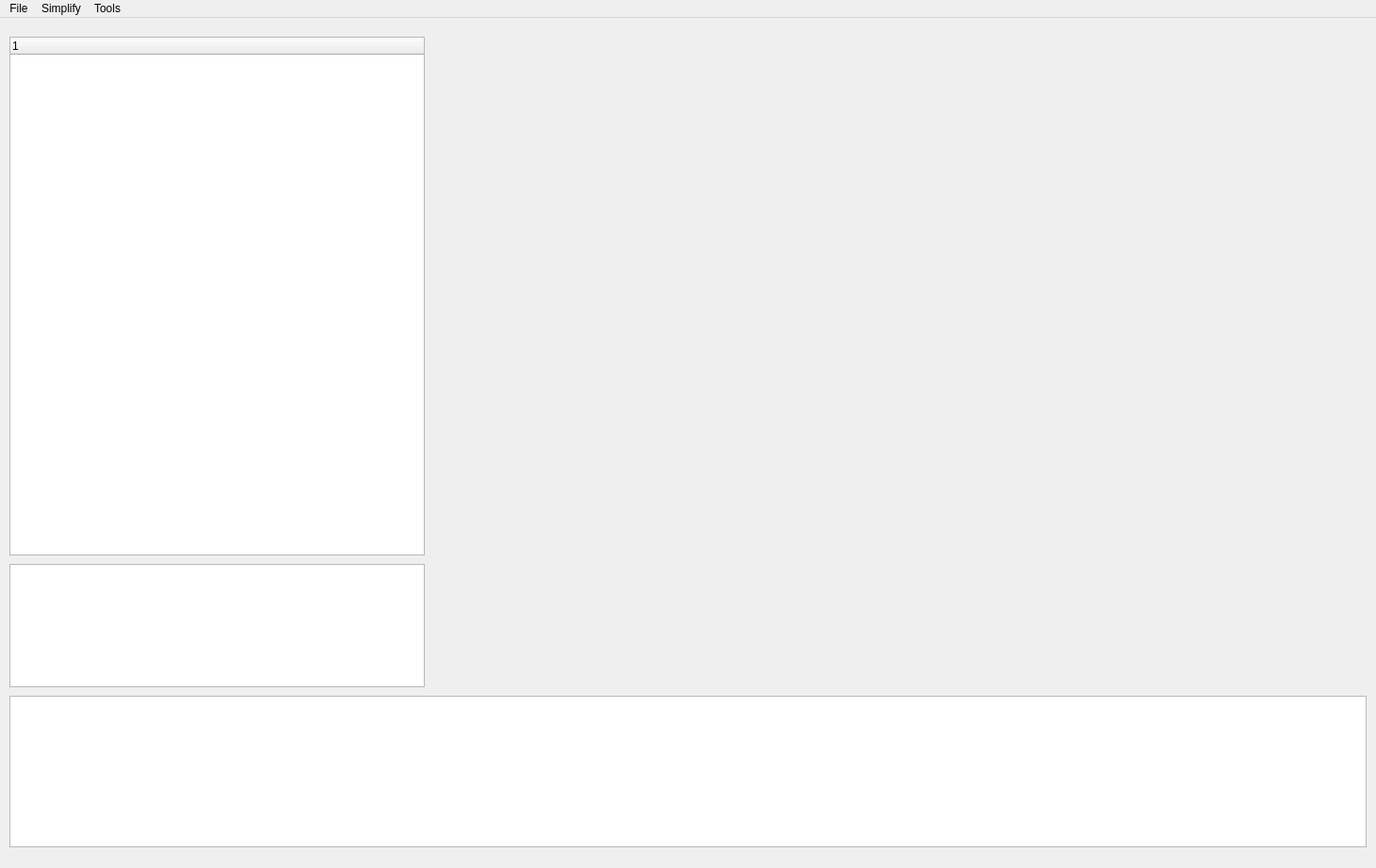
<?xml version="1.0" encoding="UTF-8"?>
<ui version="4.0">
 <class>MainWindow</class>
 <widget class="QMainWindow" name="MainWindow">
  <property name="geometry">
   <rect>
    <x>0</x>
    <y>0</y>
    <width>1461</width>
    <height>922</height>
   </rect>
  </property>
  <property name="minimumSize">
   <size>
    <width>0</width>
    <height>0</height>
   </size>
  </property>
  <property name="maximumSize">
   <size>
    <width>5000</width>
    <height>5000</height>
   </size>
  </property>
  <property name="windowTitle">
   <string>MainWindow</string>
  </property>
  <widget class="QWidget" name="centralwidget">
   <widget class="QVTKWidget" name="qvtkWidget" native="true">
    <property name="geometry">
     <rect>
      <x>460</x>
      <y>20</y>
      <width>991</width>
      <height>691</height>
     </rect>
    </property>
   </widget>
   <widget class="QTreeWidget" name="treeWidget">
    <property name="geometry">
     <rect>
      <x>10</x>
      <y>20</y>
      <width>441</width>
      <height>551</height>
     </rect>
    </property>
    <column>
     <property name="text">
      <string notr="true">1</string>
     </property>
    </column>
   </widget>
   <widget class="QTextEdit" name="textEdit">
    <property name="geometry">
     <rect>
      <x>10</x>
      <y>720</y>
      <width>1441</width>
      <height>161</height>
     </rect>
    </property>
   </widget>
   <widget class="QTextEdit" name="textEdit_2">
    <property name="geometry">
     <rect>
      <x>10</x>
      <y>580</y>
      <width>441</width>
      <height>131</height>
     </rect>
    </property>
   </widget>
  </widget>
  <widget class="QMenuBar" name="menuBar">
   <property name="geometry">
    <rect>
     <x>0</x>
     <y>0</y>
     <width>1461</width>
     <height>27</height>
    </rect>
   </property>
   <widget class="QMenu" name="menuFile">
    <property name="title">
     <string>File</string>
    </property>
    <addaction name="actionOpen"/>
    <addaction name="actionSave"/>
   </widget>
   <widget class="QMenu" name="menuSimplify">
    <property name="title">
     <string>Simplify</string>
    </property>
    <addaction name="actionfirst_method"/>
    <addaction name="actionSecond_method"/>
   </widget>
   <widget class="QMenu" name="menuTools">
    <property name="title">
     <string>Tools</string>
    </property>
    <addaction name="actionRMSE"/>
    <addaction name="actionDensity"/>
   </widget>
   <addaction name="menuFile"/>
   <addaction name="menuSimplify"/>
   <addaction name="menuTools"/>
  </widget>
  <action name="actionOpen">
   <property name="text">
    <string>Open</string>
   </property>
  </action>
  <action name="actionfirst_method">
   <property name="text">
    <string>First method</string>
   </property>
  </action>
  <action name="actionRMSE">
   <property name="text">
    <string>RMSE</string>
   </property>
  </action>
  <action name="actionDensity">
   <property name="text">
    <string>Density</string>
   </property>
  </action>
  <action name="actionSave">
   <property name="text">
    <string>Save</string>
   </property>
  </action>
  <action name="actionSecond_method">
   <property name="text">
    <string>Second method</string>
   </property>
  </action>
 </widget>
 <customwidgets>
  <customwidget>
   <class>QVTKWidget</class>
   <extends>QWidget</extends>
   <header>QVTKWidget.h</header>
  </customwidget>
 </customwidgets>
 <resources/>
 <connections/>
</ui>
